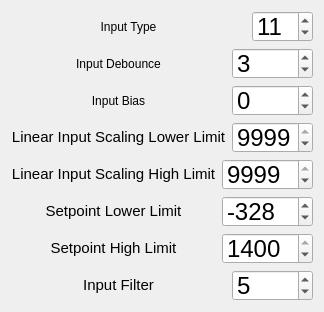
  <widget class="QWidget" name="">
   <property name="geometry">
    <rect>
     <x>0</x>
     <y>0</y>
     <width>315</width>
     <height>308</height>
    </rect>
   </property>
   <layout class="QVBoxLayout" name="verticalLayout">
    <item>
     <layout class="QHBoxLayout" name="horizontalLayout_8">
      <item>
       <widget class="QLabel" name="ro_inparm_type_nameLabel">
        <property name="text">
         <string>Input Type</string>
        </property>
        <property name="alignment">
         <set>Qt::AlignCenter</set>
        </property>
       </widget>
      </item>
      <item>
       <widget class="QDoubleSpinBox" name="ro_inpar_type_SpinBox">
        <property name="minimumSize">
         <size>
          <width>51</width>
          <height>31</height>
         </size>
        </property>
        <property name="maximumSize">
         <size>
          <width>61</width>
          <height>31</height>
         </size>
        </property>
        <property name="font">
         <font>
          <pointsize>18</pointsize>
         </font>
        </property>
        <property name="decimals">
         <number>0</number>
        </property>
        <property name="maximum">
         <double>22.000000000000000</double>
        </property>
        <property name="singleStep">
         <double>1.000000000000000</double>
        </property>
        <property name="value">
         <double>11.000000000000000</double>
        </property>
       </widget>
      </item>
     </layout>
    </item>
    <item>
     <layout class="QHBoxLayout" name="horizontalLayout_7">
      <item>
       <widget class="QLabel" name="ro_inpar_indeb_nameLabel">
        <property name="contextMenuPolicy">
         <enum>Qt::CustomContextMenu</enum>
        </property>
        <property name="text">
         <string>Input Debounce</string>
        </property>
        <property name="alignment">
         <set>Qt::AlignCenter</set>
        </property>
       </widget>
      </item>
      <item>
       <widget class="QDoubleSpinBox" name="ro_inpar_indeb_SpinBox">
        <property name="minimumSize">
         <size>
          <width>81</width>
          <height>31</height>
         </size>
        </property>
        <property name="maximumSize">
         <size>
          <width>81</width>
          <height>31</height>
         </size>
        </property>
        <property name="font">
         <font>
          <pointsize>18</pointsize>
         </font>
        </property>
        <property name="decimals">
         <number>0</number>
        </property>
        <property name="maximum">
         <double>100.000000000000000</double>
        </property>
        <property name="value">
         <double>3.000000000000000</double>
        </property>
       </widget>
      </item>
     </layout>
    </item>
    <item>
     <layout class="QHBoxLayout" name="horizontalLayout_6">
      <item>
       <widget class="QLabel" name="ro_inpar_inbias_nameLabel">
        <property name="text">
         <string>Input Bias</string>
        </property>
        <property name="alignment">
         <set>Qt::AlignCenter</set>
        </property>
       </widget>
      </item>
      <item>
       <widget class="QDoubleSpinBox" name="ro_inpar_inbias_SpinBox">
        <property name="minimumSize">
         <size>
          <width>81</width>
          <height>31</height>
         </size>
        </property>
        <property name="maximumSize">
         <size>
          <width>41</width>
          <height>31</height>
         </size>
        </property>
        <property name="font">
         <font>
          <pointsize>18</pointsize>
         </font>
        </property>
        <property name="decimals">
         <number>0</number>
        </property>
        <property name="minimum">
         <double>-556.000000000000000</double>
        </property>
        <property name="maximum">
         <double>556.000000000000000</double>
        </property>
        <property name="value">
         <double>0.000000000000000</double>
        </property>
       </widget>
      </item>
     </layout>
    </item>
    <item>
     <layout class="QHBoxLayout" name="horizontalLayout">
      <item>
       <widget class="QLabel" name="ro_inpar_lisll_nameLabel">
        <property name="text">
         <string>&lt;!DOCTYPE HTML PUBLIC &quot;-//W3C//DTD HTML 4.0//EN&quot; &quot;http://www.w3.org/TR/REC-html40/strict.dtd&quot;&gt;
&lt;html&gt;&lt;head&gt;&lt;meta name=&quot;qrichtext&quot; content=&quot;1&quot; /&gt;&lt;style type=&quot;text/css&quot;&gt;
p, li { white-space: pre-wrap; }
&lt;/style&gt;&lt;/head&gt;&lt;body style=&quot; font-family:'Ubuntu'; font-size:11pt; font-weight:400; font-style:normal;&quot;&gt;
&lt;table border=&quot;0&quot; style=&quot;-qt-table-type: root; margin-top:4px; margin-bottom:4px; margin-left:4px; margin-right:4px;&quot;&gt;
&lt;tr&gt;
&lt;td style=&quot;border: none;&quot;&gt;
&lt;p align=&quot;center&quot; style=&quot; margin-top:0px; margin-bottom:0px; margin-left:0px; margin-right:0px; -qt-block-indent:0; text-indent:0px;&quot;&gt;Linear Input Scaling Lower Limit&lt;/p&gt;&lt;/td&gt;&lt;/tr&gt;&lt;/table&gt;&lt;/body&gt;&lt;/html&gt;</string>
        </property>
       </widget>
      </item>
      <item>
       <widget class="QDoubleSpinBox" name="ro_inpar_lisll_SpinBox">
        <property name="minimumSize">
         <size>
          <width>41</width>
          <height>31</height>
         </size>
        </property>
        <property name="maximumSize">
         <size>
          <width>91</width>
          <height>31</height>
         </size>
        </property>
        <property name="font">
         <font>
          <pointsize>18</pointsize>
         </font>
        </property>
        <property name="decimals">
         <number>0</number>
        </property>
        <property name="minimum">
         <double>-1999.000000000000000</double>
        </property>
        <property name="maximum">
         <double>9999.000000000000000</double>
        </property>
        <property name="value">
         <double>9999.000000000000000</double>
        </property>
       </widget>
      </item>
     </layout>
    </item>
    <item>
     <layout class="QHBoxLayout" name="horizontalLayout_2">
      <item>
       <widget class="QLabel" name="ro_inpar_lishl_nameLabel">
        <property name="text">
         <string>&lt;!DOCTYPE HTML PUBLIC &quot;-//W3C//DTD HTML 4.0//EN&quot; &quot;http://www.w3.org/TR/REC-html40/strict.dtd&quot;&gt;
&lt;html&gt;&lt;head&gt;&lt;meta name=&quot;qrichtext&quot; content=&quot;1&quot; /&gt;&lt;style type=&quot;text/css&quot;&gt;
p, li { white-space: pre-wrap; }
&lt;/style&gt;&lt;/head&gt;&lt;body style=&quot; font-family:'Ubuntu'; font-size:11pt; font-weight:400; font-style:normal;&quot;&gt;
&lt;table border=&quot;0&quot; style=&quot;-qt-table-type: root; margin-top:4px; margin-bottom:4px; margin-left:4px; margin-right:4px;&quot;&gt;
&lt;tr&gt;
&lt;td style=&quot;border: none;&quot;&gt;
&lt;p align=&quot;center&quot; style=&quot; margin-top:0px; margin-bottom:0px; margin-left:0px; margin-right:0px; -qt-block-indent:0; text-indent:0px;&quot;&gt;Linear Input Scaling High Limit&lt;/p&gt;&lt;/td&gt;&lt;/tr&gt;&lt;/table&gt;&lt;/body&gt;&lt;/html&gt;</string>
        </property>
       </widget>
      </item>
      <item>
       <widget class="QDoubleSpinBox" name="ro_inpar_lishl_SpinBox">
        <property name="minimumSize">
         <size>
          <width>0</width>
          <height>0</height>
         </size>
        </property>
        <property name="maximumSize">
         <size>
          <width>91</width>
          <height>31</height>
         </size>
        </property>
        <property name="font">
         <font>
          <pointsize>18</pointsize>
         </font>
        </property>
        <property name="decimals">
         <number>0</number>
        </property>
        <property name="minimum">
         <double>-1999.000000000000000</double>
        </property>
        <property name="maximum">
         <double>9999.000000000000000</double>
        </property>
        <property name="value">
         <double>9999.000000000000000</double>
        </property>
       </widget>
      </item>
     </layout>
    </item>
    <item>
     <layout class="QHBoxLayout" name="horizontalLayout_3">
      <item>
       <widget class="QLabel" name="ro_inpar_spll_nameLabel">
        <property name="text">
         <string>&lt;!DOCTYPE HTML PUBLIC &quot;-//W3C//DTD HTML 4.0//EN&quot; &quot;http://www.w3.org/TR/REC-html40/strict.dtd&quot;&gt;
&lt;html&gt;&lt;head&gt;&lt;meta name=&quot;qrichtext&quot; content=&quot;1&quot; /&gt;&lt;style type=&quot;text/css&quot;&gt;
p, li { white-space: pre-wrap; }
&lt;/style&gt;&lt;/head&gt;&lt;body style=&quot; font-family:'Ubuntu'; font-size:11pt; font-weight:400; font-style:normal;&quot;&gt;
&lt;table border=&quot;0&quot; style=&quot;-qt-table-type: root; margin-top:4px; margin-bottom:4px; margin-left:4px; margin-right:4px;&quot;&gt;
&lt;tr&gt;
&lt;td style=&quot;border: none;&quot;&gt;
&lt;p align=&quot;center&quot; style=&quot; margin-top:0px; margin-bottom:0px; margin-left:0px; margin-right:0px; -qt-block-indent:0; text-indent:0px;&quot;&gt;Setpoint Lower Limit&lt;/p&gt;&lt;/td&gt;&lt;/tr&gt;&lt;/table&gt;&lt;/body&gt;&lt;/html&gt;</string>
        </property>
       </widget>
      </item>
      <item>
       <widget class="QDoubleSpinBox" name="ro_inpar_spll_SpinBox">
        <property name="minimumSize">
         <size>
          <width>41</width>
          <height>31</height>
         </size>
        </property>
        <property name="maximumSize">
         <size>
          <width>91</width>
          <height>31</height>
         </size>
        </property>
        <property name="font">
         <font>
          <pointsize>18</pointsize>
         </font>
        </property>
        <property name="decimals">
         <number>0</number>
        </property>
        <property name="minimum">
         <double>-1400.000000000000000</double>
        </property>
        <property name="maximum">
         <double>1400.000000000000000</double>
        </property>
        <property name="singleStep">
         <double>1.000000000000000</double>
        </property>
        <property name="value">
         <double>-328.000000000000000</double>
        </property>
       </widget>
      </item>
     </layout>
    </item>
    <item>
     <layout class="QHBoxLayout" name="horizontalLayout_4">
      <item>
       <widget class="QLabel" name="ro_inpar_sphl_nameLabel">
        <property name="text">
         <string>&lt;!DOCTYPE HTML PUBLIC &quot;-//W3C//DTD HTML 4.0//EN&quot; &quot;http://www.w3.org/TR/REC-html40/strict.dtd&quot;&gt;
&lt;html&gt;&lt;head&gt;&lt;meta name=&quot;qrichtext&quot; content=&quot;1&quot; /&gt;&lt;style type=&quot;text/css&quot;&gt;
p, li { white-space: pre-wrap; }
&lt;/style&gt;&lt;/head&gt;&lt;body style=&quot; font-family:'Ubuntu'; font-size:11pt; font-weight:400; font-style:normal;&quot;&gt;
&lt;table border=&quot;0&quot; style=&quot;-qt-table-type: root; margin-top:4px; margin-bottom:4px; margin-left:4px; margin-right:4px;&quot;&gt;
&lt;tr&gt;
&lt;td style=&quot;border: none;&quot;&gt;
&lt;p align=&quot;center&quot; style=&quot; margin-top:0px; margin-bottom:0px; margin-left:0px; margin-right:0px; -qt-block-indent:0; text-indent:0px;&quot;&gt;Setpoint High Limit&lt;/p&gt;&lt;/td&gt;&lt;/tr&gt;&lt;/table&gt;&lt;/body&gt;&lt;/html&gt;</string>
        </property>
       </widget>
      </item>
      <item>
       <widget class="QDoubleSpinBox" name="ro_inpar_sphl_SpinBox">
        <property name="minimumSize">
         <size>
          <width>41</width>
          <height>31</height>
         </size>
        </property>
        <property name="maximumSize">
         <size>
          <width>91</width>
          <height>31</height>
         </size>
        </property>
        <property name="font">
         <font>
          <pointsize>18</pointsize>
         </font>
        </property>
        <property name="decimals">
         <number>0</number>
        </property>
        <property name="minimum">
         <double>-1400.000000000000000</double>
        </property>
        <property name="maximum">
         <double>1400.000000000000000</double>
        </property>
        <property name="singleStep">
         <double>1.000000000000000</double>
        </property>
        <property name="value">
         <double>1400.000000000000000</double>
        </property>
       </widget>
      </item>
     </layout>
    </item>
    <item>
     <layout class="QHBoxLayout" name="horizontalLayout_5">
      <item>
       <widget class="QLabel" name="ro_inpar_infilter_nameLabel">
        <property name="contextMenuPolicy">
         <enum>Qt::CustomContextMenu</enum>
        </property>
        <property name="text">
         <string>&lt;!DOCTYPE HTML PUBLIC &quot;-//W3C//DTD HTML 4.0//EN&quot; &quot;http://www.w3.org/TR/REC-html40/strict.dtd&quot;&gt;
&lt;html&gt;&lt;head&gt;&lt;meta name=&quot;qrichtext&quot; content=&quot;1&quot; /&gt;&lt;style type=&quot;text/css&quot;&gt;
p, li { white-space: pre-wrap; }
&lt;/style&gt;&lt;/head&gt;&lt;body style=&quot; font-family:'Ubuntu'; font-size:11pt; font-weight:400; font-style:normal;&quot;&gt;
&lt;table border=&quot;0&quot; style=&quot;-qt-table-type: root; margin-top:4px; margin-bottom:4px; margin-left:4px; margin-right:4px;&quot;&gt;
&lt;tr&gt;
&lt;td style=&quot;border: none;&quot;&gt;
&lt;p align=&quot;center&quot; style=&quot; margin-top:0px; margin-bottom:0px; margin-left:0px; margin-right:0px; -qt-block-indent:0; text-indent:0px;&quot;&gt;Input Filter&lt;/p&gt;&lt;/td&gt;&lt;/tr&gt;&lt;/table&gt;&lt;/body&gt;&lt;/html&gt;</string>
        </property>
       </widget>
      </item>
      <item>
       <widget class="QDoubleSpinBox" name="ro_inpar_infilter_SpinBox">
        <property name="minimumSize">
         <size>
          <width>81</width>
          <height>31</height>
         </size>
        </property>
        <property name="maximumSize">
         <size>
          <width>81</width>
          <height>31</height>
         </size>
        </property>
        <property name="font">
         <font>
          <pointsize>18</pointsize>
         </font>
        </property>
        <property name="decimals">
         <number>0</number>
        </property>
        <property name="minimum">
         <double>1.000000000000000</double>
        </property>
        <property name="maximum">
         <double>100.000000000000000</double>
        </property>
        <property name="value">
         <double>5.000000000000000</double>
        </property>
       </widget>
      </item>
     </layout>
    </item>
   </layout>
  </widget>
